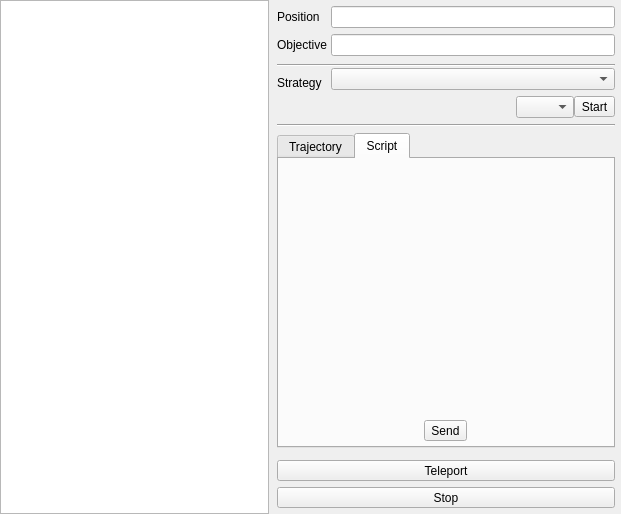
<?xml version="1.0" encoding="UTF-8"?>
<ui version="4.0">
 <class>RemoteControlView</class>
 <widget class="QWidget" name="RemoteControlView">
  <property name="geometry">
   <rect>
    <x>0</x>
    <y>0</y>
    <width>621</width>
    <height>514</height>
   </rect>
  </property>
  <property name="windowTitle">
   <string>Form</string>
  </property>
  <layout class="QHBoxLayout" name="horizontalLayout">
   <property name="spacing">
    <number>2</number>
   </property>
   <property name="leftMargin">
    <number>0</number>
   </property>
   <property name="topMargin">
    <number>0</number>
   </property>
   <property name="rightMargin">
    <number>0</number>
   </property>
   <property name="bottomMargin">
    <number>0</number>
   </property>
   <item>
    <widget class="Tools::StrategyView" name="graphicsView"/>
   </item>
   <item>
    <widget class="QWidget" name="widget" native="true">
     <property name="minimumSize">
      <size>
       <width>350</width>
       <height>0</height>
      </size>
     </property>
     <layout class="QGridLayout" name="gridLayout">
      <property name="leftMargin">
       <number>6</number>
      </property>
      <property name="topMargin">
       <number>6</number>
      </property>
      <property name="rightMargin">
       <number>6</number>
      </property>
      <property name="bottomMargin">
       <number>6</number>
      </property>
      <property name="horizontalSpacing">
       <number>4</number>
      </property>
      <property name="verticalSpacing">
       <number>6</number>
      </property>
      <item row="0" column="0">
       <widget class="QLabel" name="label">
        <property name="sizePolicy">
         <sizepolicy hsizetype="Fixed" vsizetype="Preferred">
          <horstretch>0</horstretch>
          <verstretch>0</verstretch>
         </sizepolicy>
        </property>
        <property name="text">
         <string>Position</string>
        </property>
       </widget>
      </item>
      <item row="0" column="1">
       <widget class="QLineEdit" name="lePosition">
        <property name="sizePolicy">
         <sizepolicy hsizetype="Minimum" vsizetype="Fixed">
          <horstretch>0</horstretch>
          <verstretch>0</verstretch>
         </sizepolicy>
        </property>
       </widget>
      </item>
      <item row="1" column="0">
       <widget class="QLabel" name="label_2">
        <property name="sizePolicy">
         <sizepolicy hsizetype="Fixed" vsizetype="Preferred">
          <horstretch>0</horstretch>
          <verstretch>0</verstretch>
         </sizepolicy>
        </property>
        <property name="text">
         <string>Objective</string>
        </property>
       </widget>
      </item>
      <item row="1" column="1">
       <widget class="QLineEdit" name="leObjective">
        <property name="sizePolicy">
         <sizepolicy hsizetype="Minimum" vsizetype="Fixed">
          <horstretch>0</horstretch>
          <verstretch>0</verstretch>
         </sizepolicy>
        </property>
       </widget>
      </item>
      <item row="2" column="0" rowspan="2" colspan="2">
       <widget class="Line" name="line">
        <property name="orientation">
         <enum>Qt::Horizontal</enum>
        </property>
       </widget>
      </item>
      <item row="3" column="1" rowspan="2">
       <widget class="QComboBox" name="cbStrategies"/>
      </item>
      <item row="4" column="0">
       <widget class="QLabel" name="label_4">
        <property name="text">
         <string>Strategy</string>
        </property>
       </widget>
      </item>
      <item row="5" column="1">
       <layout class="QHBoxLayout" name="horizontalLayout_4">
        <item>
         <spacer name="horizontalSpacer_4">
          <property name="orientation">
           <enum>Qt::Horizontal</enum>
          </property>
          <property name="sizeHint" stdset="0">
           <size>
            <width>40</width>
            <height>20</height>
           </size>
          </property>
         </spacer>
        </item>
        <item>
         <widget class="QComboBox" name="cbColor">
          <property name="maximumSize">
           <size>
            <width>58</width>
            <height>16777215</height>
           </size>
          </property>
         </widget>
        </item>
        <item>
         <widget class="QToolButton" name="btnStart">
          <property name="text">
           <string>Start</string>
          </property>
         </widget>
        </item>
       </layout>
      </item>
      <item row="6" column="0" colspan="2">
       <widget class="Line" name="line_3">
        <property name="orientation">
         <enum>Qt::Horizontal</enum>
        </property>
       </widget>
      </item>
      <item row="7" column="0" colspan="2">
       <widget class="QTabWidget" name="tabControler">
        <property name="currentIndex">
         <number>1</number>
        </property>
        <widget class="QWidget" name="tabTrajectory">
         <attribute name="title">
          <string>Trajectory</string>
         </attribute>
         <layout class="QVBoxLayout" name="verticalLayout_2">
          <property name="leftMargin">
           <number>0</number>
          </property>
          <property name="topMargin">
           <number>5</number>
          </property>
          <property name="rightMargin">
           <number>0</number>
          </property>
          <property name="bottomMargin">
           <number>0</number>
          </property>
          <item>
           <layout class="QHBoxLayout" name="horizontalLayout_2">
            <item>
             <widget class="QLabel" name="label_3">
              <property name="text">
               <string>Trajectory</string>
              </property>
             </widget>
            </item>
            <item>
             <spacer name="horizontalSpacer">
              <property name="orientation">
               <enum>Qt::Horizontal</enum>
              </property>
              <property name="sizeHint" stdset="0">
               <size>
                <width>40</width>
                <height>20</height>
               </size>
              </property>
             </spacer>
            </item>
            <item>
             <widget class="QToolButton" name="btnSaveTrajectory">
              <property name="text">
               <string>Save</string>
              </property>
             </widget>
            </item>
            <item>
             <widget class="QToolButton" name="btnLoadTrajectory">
              <property name="text">
               <string>Load  </string>
              </property>
             </widget>
            </item>
            <item>
             <widget class="Line" name="line_2">
              <property name="orientation">
               <enum>Qt::Vertical</enum>
              </property>
             </widget>
            </item>
            <item>
             <widget class="QToolButton" name="btnManageTrajectories">
              <property name="text">
               <string>Manage</string>
              </property>
             </widget>
            </item>
           </layout>
          </item>
          <item>
           <widget class="QScrollArea" name="framePoints">
            <property name="verticalScrollBarPolicy">
             <enum>Qt::ScrollBarAlwaysOn</enum>
            </property>
            <property name="widgetResizable">
             <bool>true</bool>
            </property>
            <widget class="QWidget" name="scrollAreaWidgetContents">
             <property name="geometry">
              <rect>
               <x>0</x>
               <y>0</y>
               <width>287</width>
               <height>243</height>
              </rect>
             </property>
             <layout class="QVBoxLayout" name="pointsLayout">
              <property name="spacing">
               <number>3</number>
              </property>
              <property name="leftMargin">
               <number>6</number>
              </property>
              <property name="topMargin">
               <number>6</number>
              </property>
              <property name="rightMargin">
               <number>6</number>
              </property>
              <property name="bottomMargin">
               <number>6</number>
              </property>
              <item>
               <layout class="QHBoxLayout" name="horizontalLayout_3">
                <item>
                 <spacer name="horizontalSpacer_3">
                  <property name="orientation">
                   <enum>Qt::Horizontal</enum>
                  </property>
                  <property name="sizeHint" stdset="0">
                   <size>
                    <width>40</width>
                    <height>20</height>
                   </size>
                  </property>
                 </spacer>
                </item>
                <item>
                 <widget class="QToolButton" name="btnSend">
                  <property name="enabled">
                   <bool>false</bool>
                  </property>
                  <property name="text">
                   <string>Send</string>
                  </property>
                 </widget>
                </item>
                <item>
                 <spacer name="horizontalSpacer_2">
                  <property name="orientation">
                   <enum>Qt::Horizontal</enum>
                  </property>
                  <property name="sizeHint" stdset="0">
                   <size>
                    <width>40</width>
                    <height>20</height>
                   </size>
                  </property>
                 </spacer>
                </item>
                <item>
                 <widget class="QToolButton" name="btnAddPoint">
                  <property name="text">
                   <string>+</string>
                  </property>
                 </widget>
                </item>
               </layout>
              </item>
              <item>
               <spacer name="verticalSpacer">
                <property name="orientation">
                 <enum>Qt::Vertical</enum>
                </property>
                <property name="sizeHint" stdset="0">
                 <size>
                  <width>20</width>
                  <height>40</height>
                 </size>
                </property>
               </spacer>
              </item>
              <item>
               <layout class="QHBoxLayout" name="horizontalLayout_5">
                <item>
                 <widget class="QComboBox" name="cbMoveType">
                  <property name="sizePolicy">
                   <sizepolicy hsizetype="Expanding" vsizetype="Fixed">
                    <horstretch>0</horstretch>
                    <verstretch>0</verstretch>
                   </sizepolicy>
                  </property>
                  <item>
                   <property name="text">
                    <string>TURN_THEN_MOVE</string>
                   </property>
                  </item>
                  <item>
                   <property name="text">
                    <string>TURN_AND_MOVE</string>
                   </property>
                  </item>
                  <item>
                   <property name="text">
                    <string>TURN_ONLY</string>
                   </property>
                  </item>
                  <item>
                   <property name="text">
                    <string>MOVE_ONLY</string>
                   </property>
                  </item>
                 </widget>
                </item>
               </layout>
              </item>
             </layout>
            </widget>
           </widget>
          </item>
         </layout>
         <zorder></zorder>
         <zorder></zorder>
         <zorder>framePoints</zorder>
        </widget>
        <widget class="QWidget" name="tabScript">
         <attribute name="title">
          <string>Script</string>
         </attribute>
         <layout class="QVBoxLayout" name="verticalLayout_3">
          <property name="spacing">
           <number>5</number>
          </property>
          <property name="leftMargin">
           <number>0</number>
          </property>
          <property name="topMargin">
           <number>5</number>
          </property>
          <property name="rightMargin">
           <number>0</number>
          </property>
          <property name="bottomMargin">
           <number>5</number>
          </property>
          <item>
           <widget class="NSEditor" name="nsEditor" native="true">
            <property name="sizePolicy">
             <sizepolicy hsizetype="Preferred" vsizetype="Expanding">
              <horstretch>0</horstretch>
              <verstretch>0</verstretch>
             </sizepolicy>
            </property>
           </widget>
          </item>
          <item>
           <layout class="QHBoxLayout" name="horizontalLayout_6">
            <item>
             <widget class="QToolButton" name="btnRunScript">
              <property name="text">
               <string>Send</string>
              </property>
             </widget>
            </item>
           </layout>
          </item>
         </layout>
        </widget>
       </widget>
      </item>
      <item row="8" column="0">
       <widget class="QWidget" name="widget_2" native="true">
        <layout class="QVBoxLayout" name="verticalLayout">
         <property name="spacing">
          <number>2</number>
         </property>
         <property name="leftMargin">
          <number>0</number>
         </property>
         <property name="topMargin">
          <number>0</number>
         </property>
         <property name="rightMargin">
          <number>0</number>
         </property>
         <property name="bottomMargin">
          <number>0</number>
         </property>
        </layout>
       </widget>
      </item>
      <item row="9" column="0" colspan="2">
       <widget class="QToolButton" name="btnTeleport">
        <property name="sizePolicy">
         <sizepolicy hsizetype="Preferred" vsizetype="Fixed">
          <horstretch>0</horstretch>
          <verstretch>0</verstretch>
         </sizepolicy>
        </property>
        <property name="text">
         <string>Teleport</string>
        </property>
       </widget>
      </item>
      <item row="10" column="0" colspan="2">
       <widget class="QToolButton" name="btnStop">
        <property name="sizePolicy">
         <sizepolicy hsizetype="Preferred" vsizetype="Fixed">
          <horstretch>0</horstretch>
          <verstretch>0</verstretch>
         </sizepolicy>
        </property>
        <property name="text">
         <string>Stop</string>
        </property>
       </widget>
      </item>
     </layout>
    </widget>
   </item>
  </layout>
 </widget>
 <customwidgets>
  <customwidget>
   <class>NSEditor</class>
   <extends>QWidget</extends>
   <header>NSEditor.h</header>
   <container>1</container>
  </customwidget>
  <customwidget>
   <class>Tools::StrategyView</class>
   <extends>QGraphicsView</extends>
   <header>StrategyView.h</header>
  </customwidget>
 </customwidgets>
 <resources/>
 <connections/>
</ui>
